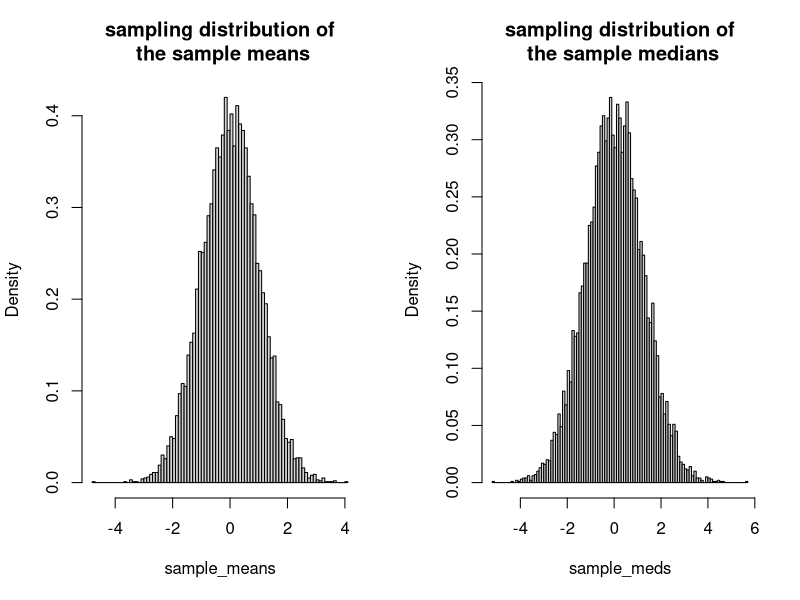
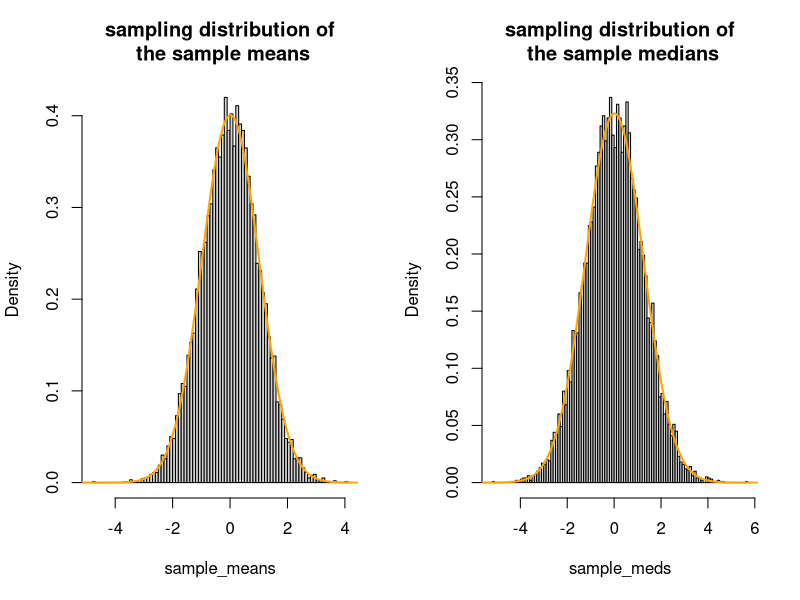
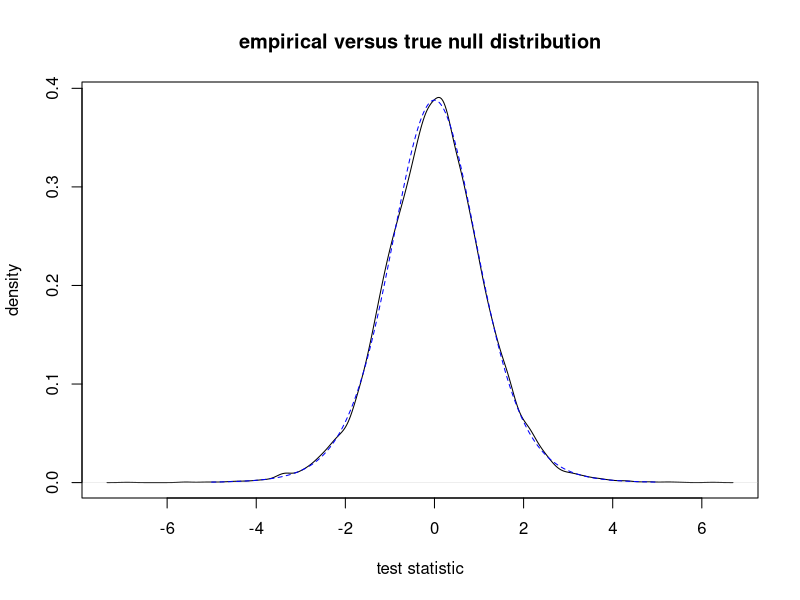
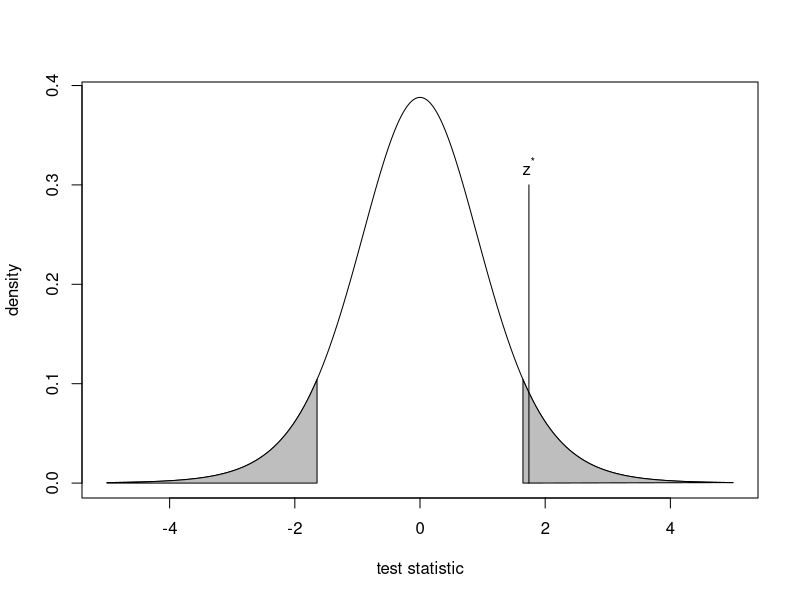
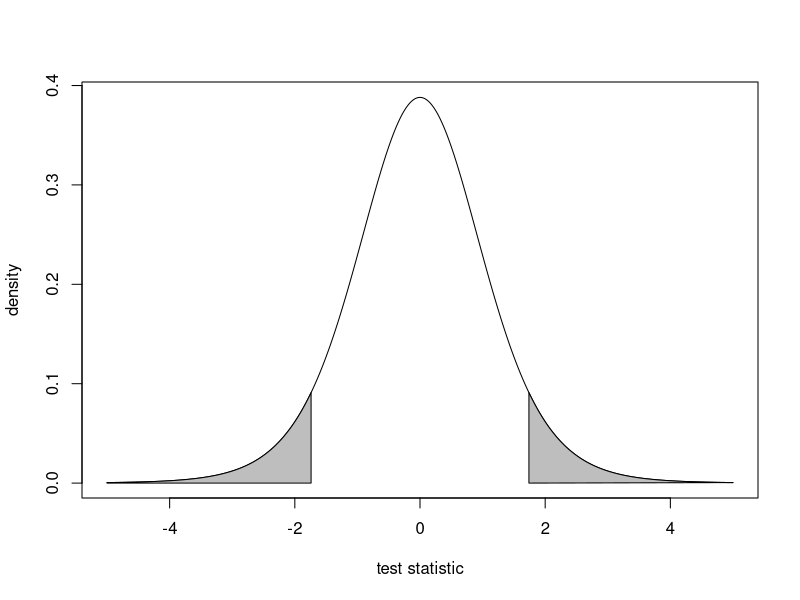
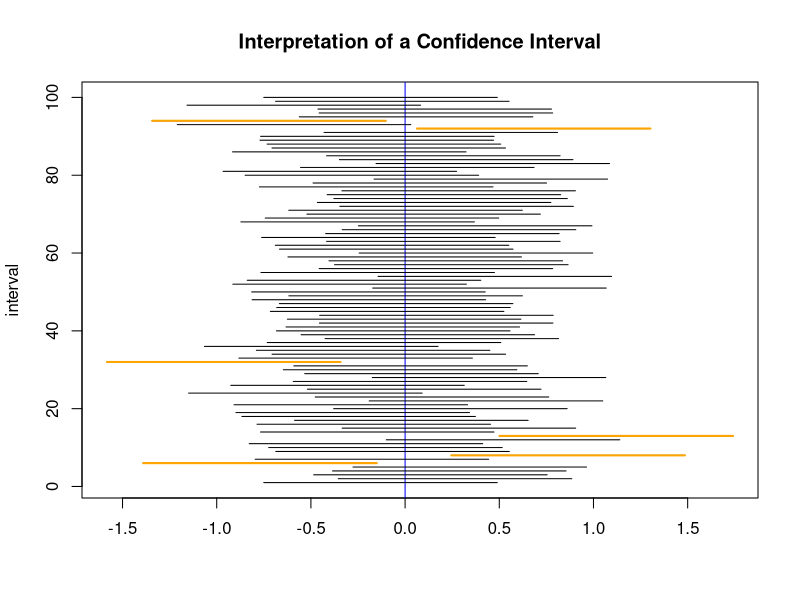

Write R code to recreate these figures, in order.
## ---- chunk 1
set.seed(1904) # set seed for reproducibility
nsamples <- 10000 # number of independent samples
n <- 100 # sample size
# store sample means and medians
sample_means <- numeric(nsamples)
sample_meds <- numeric(nsamples)
# perform experiment nsamples times
for (i in seq_len(nsamples)) {
  # draw sample
  y <- rnorm(n, mean = 0, sd = 10)
  # compute sample mean
  sample_means[i] <- mean(y)
  # compute and store sample median
  sample_meds[i] <- median(y)
}
## ---- chunk 2
par(mfrow = c(1, 2)) # side-by-side histograms
hist(sample_means, probability = TRUE, breaks = 100,
     main = "sampling distribution of\n the sample means")
hist(sample_meds, probability = TRUE, breaks = 100,
     main = "sampling distribution of\n the sample medians")
par(mfrow = c(1, 1))
## ---- chunk 3
mean(sample_means) # estimated mean of statistic
## ---- chunk 4
sd(sample_means) # estimated standard error of statistic
## ---- chunk 5
mean(sample_meds)
## ---- chunk 6
sd(sample_meds)
## ---- chunk 7
par(mfrow = c(1, 2)) # side-by-side histograms
s <- seq(-10, 10, len = 10000) # sequence for plotting
hist(sample_means, probability = TRUE, breaks = 100, col = "lightgrey",
     main = "sampling distribution of\n the sample means")
# normal curve with estimated mean and standard error
lines(s, dnorm(s, mean = mean(sample_means), sd = sd(sample_means)), col = "orange", lwd = 2)
hist(sample_meds, probability = TRUE, breaks = 100, col = "lightgrey",
     main = "sampling distribution of\n the sample medians")
lines(s, dnorm(s, mean = mean(sample_meds), sd = sd(sample_meds)), col = "orange", lwd = 2)
par(mfrow = c(1, 1))
## ---- chunk 8
#| echo: false
#| label: tbl-pvalue-interp
#| tbl-cap: A summary of common strength-of-evidence interpretations for p-values.
interp_df <- cbind(pvalue = c("$> 0.10$",
                              "$\\leq 0.10$",
                              "$\\leq 0.05$",
                              "$\\leq 0.01$",
                              "$\\leq 0.001$"),
                   interpretation = c("no evidence for $H_a$",
                                     "weak evidence for $H_a$",
                                     "moderate evidence for $H_a$",
                                     "strong evidence for $H_a$",
                                     "very strong evidence for $H_a$"))
knitr::kable(interp_df,
    col.names = c("p-value", "Interpretation"),
    align = c('l', 'l'))
## ---- chunk 9
# set number seed for reproducible results
set.seed(12)
# create vector to store test statistics
tstats <- numeric(10000)
# for 10,000 experiments
for (i in seq_len(10000)) {
  # draw a sample of size 10 from a N(2, 4^2)
  y <- rnorm(n = 10, mean = 2, sd = 4)
  # compute and store the test statistic for the sample
  tstats[i] <- (mean(y) - 2) / (sd(y) / sqrt(10))
}
## ---- chunk 10
# plot empirical null distribution
plot(density(tstats),
     xlab = "test statistic",
     ylab = "density",
     main = "empirical versus true null distribution")
# sequence to plot null density over
s <- seq(-5, 5, len = 1000)
lines(s, dt(s, df = 9), lty = 2, col = "blue")
## ---- chunk 11
mean(tstats > qt(0.95, df = 9))
## ---- chunk 12
qnorm(c(0.05,0.95))
## ---- chunk 13
#| label: fig-rejection-region
#| echo: false
#| eval: true
#| output: true
#| fig-cap: A plot of the rejection region for a two-tailed alternative hypothesis.
# sequence of values to plot
s <- seq(-5, 5, len = 10000)
plot(s, dt(s, df = 9), type = "l",
     xlab = "test statistic", ylab = "density")
q1 <- qnorm(0.05)
q2 <- qnorm(0.95)
s2 <- c(seq(-5, q1, len = 1000), q1, -5)
y2 <- c(dt(seq(-5, q1, len = 1000), df = 9), 0, 0)
s3 <- c(q2, seq(q2, 5, len = 1000), q2)
y3 <- c(0, dt(seq(q2, 5, len = 1000), df = 9), 0)
polygon(s2, y2, col = "grey")
polygon(s3, y3, col = "grey")
segments(1.74, 0, 1.74, 0.3)
text(1.74, 0.3, expression(z^"*"), pos = 3)
## ---- chunk 14
2 * (1 - pnorm(1.74))
## ---- chunk 15
#| label: fig-pvalue
#| echo: false
#| eval: true
#| output: true
#| fig-cap: A plot of the area used to compute the p-value based on a two-tailed alternative hypothesis.
# sequence of values to plot
s <- seq(-5, 5, len = 10000)
plot(s, dt(s, df = 9), type = "l",
     xlab = "test statistic", ylab = "density")
q1 <- -1.74
q2 <- 1.74
s2 <- c(seq(-5, q1, len = 1000), q1, -5)
y2 <- c(dt(seq(-5, q1, len = 1000), df = 9), 0, 0)
s3 <- c(q2, seq(q2, 5, len = 1000), q2)
y3 <- c(0, dt(seq(q2, 5, len = 1000), df = 9), 0)
polygon(s2, y2, col = "grey")
polygon(s3, y3, col = "grey")
## ---- chunk 16
set.seed(33) # set number seed for reproducibility
# create vector to store sample means
means <- numeric(100)
# perform experiment 100 times
for (i in seq_len(100)) {
  # draw sample of size 10 from N(0, 1) and compute sample mean
  means[i] <- mean(rnorm(n = 10, mean = 0, sd = 1))
}
## ---- chunk 17
#calculate the lower and upper bounds for the 95% CIs
lb = means - qnorm(.975) * 1/sqrt(10)
ub = means + qnorm(.975) * 1/sqrt(10)
## ---- chunk 18
#| label: fig-ci-interp-plot
#| echo: false
#| eval: true
#| output: true
#| fig-cap: A plot of 100 95% confidence intervals for a population mean produced from independent samples from a $\mathsf{N}(0,1)$ population
#create blank plot
plot(range(c(lb, ub)), c(1,100),
     xlab = "", ylab = "interval", type = "n")
# title plot
title("Interpretation of a Confidence Interval")
# plot true mean
abline(v = 0, col = "blue")
#plot interval each sample
for (i in 1:100) lines(c(lb[i], ub[i]), c(i, i))
#highlight intervals missing 0 in orange
for (i in 1:100) {
  if (lb[i] > 0 | ub[i] < 0 )   {
    lines(c(lb[i],ub[i]), c(i,i), col = "orange", lwd = 2)
  }
}
